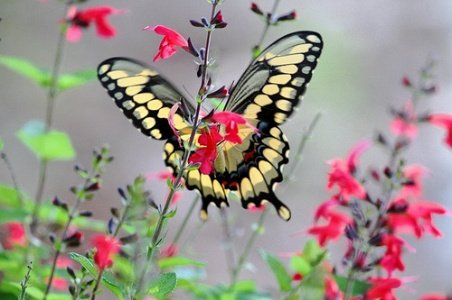
%> input picture src/1.jpg, 452 x 300 px
$ octave MHEC.m   (GNU Octave 9; MATLAB toolbox functions it lacks are replaced by stand-ins)
%> lines starting %> are read from the running program, lines starting %| are printed output that depends on the picture; in (x1, y1, x2, y2) boxes, pixels count from 0 and x2, y2 are one past the last pixel; in counts of white or black regions, pixels touching at a corner belong together; the program's own positions count from 1
I=imread('../src/1.jpg');
%> I is the input picture: size 300x452x3 uint8; mean R, G, B 155.5, 145.7, 137.6
mask1=imread('../src/1.png');
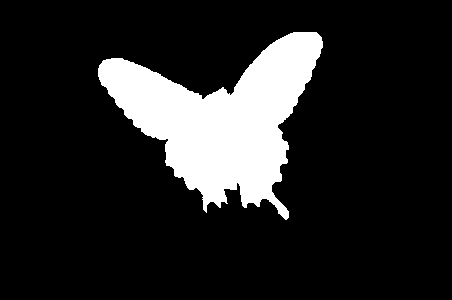
%> input picture src/1.png, 452 x 300 px
%> mask1 is the input picture: size 300x452x3 uint8; 14.5% white; 1 white region, box (x1, y1, x2, y2) and area: (98, 32, 323, 220) 19724
mask=mask1(:,:,1);
mask=mask./mask;
% I=I.*mask;
original_img = I(:,:,1);
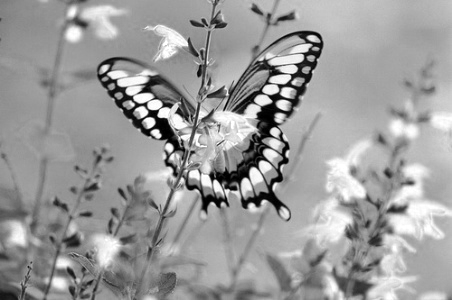
%> original_img: size 300x452 uint8; min 0, max 255, mean 155.5
original_img=original_img.*mask;
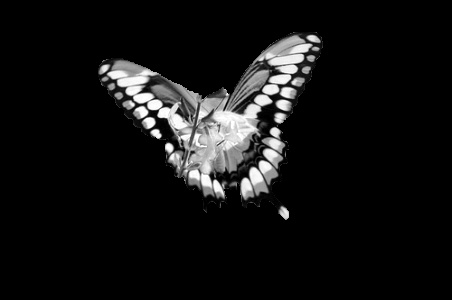
%> original_img: size 300x452 uint8; min 0, max 255, mean 18.9
original_img=double(original_img);
%> original_img: size 300x452 double
sigma1 = 1.7;
sigma2 = 0.8;
k = 0.16;

minIntensity = min(original_img(:));
%> minIntensity = 0
maxIntensity = max(original_img(:));
%> maxIntensity = 255
image = (original_img - minIntensity)/(maxIntensity - minIntensity);

% smoothen the image
filt1 = fspecial('gaussian', 2*ceil(3*sigma1)+1, sigma1);
smooth_img = imfilter(image, filt1);

% get derivative image along X and Y axes
[Ix, Iy] = imgradientxy(smooth_img);

% compute the matrices for structure tensor
filt2 = fspecial('gaussian', 2*ceil(3*sigma2)+1, sigma2);
Ixx = conv2(Ix.*Ix, filt2, 'same');
Iyy = conv2(Iy.*Iy, filt2, 'same');
Ixy = conv2(Ix.*Iy, filt2, 'same');
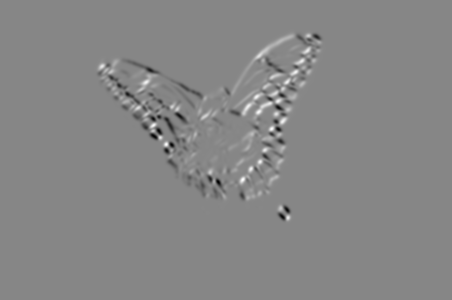
%> Ixy: size 300x452 double; min -0.956, max 0.852, mean -4.91e-05; drawn with min black and max white

% finding the eigenvalues and cornerness
[x, y]= size(Ixx);
%> x = 300; y = 452
eigen_value = zeros(x,y,2);
corners = zeros(x,y);
cornerness = zeros(x,y);
Rmod=zeros(x,y);
for i = 1:x
    for j = 1:y
        M = [Ixx(i,j), Ixy(i,j); Ixy(i,j), Iyy(i,j)];
        e = eig(M);
        eigen_value(i,j,:) = [e(1),e(2)];
        Rmod(i,j)=max(e(1),e(2));
        corners(i,j) = det(M) - k*trace(M)*trace(M);
    end
end
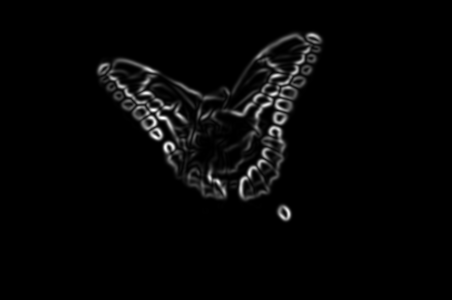
%> Rmod: size 300x452 double; min 0, max 2.14, mean 0.0532; drawn with min black and max white
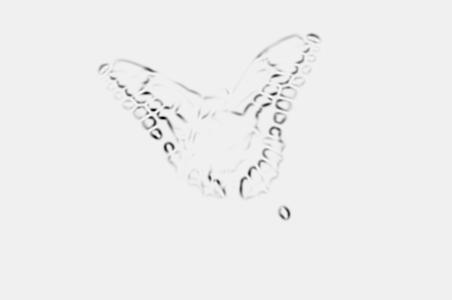
%> corners: size 300x452 double; min -0.724, max 0.0427, mean -0.00576; drawn with min black and max white

%non maximum cornerness suppression
index = imregionalmax(corners,8);
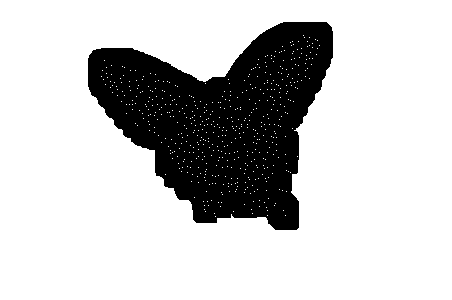
%> index: size 300x452 logical; 78.1% white; 1 black region, box (x1, y1, x2, y2) and area: (88, 22, 333, 230) 29743
cornerness(index) = corners(index);
%> (the run ends here)
